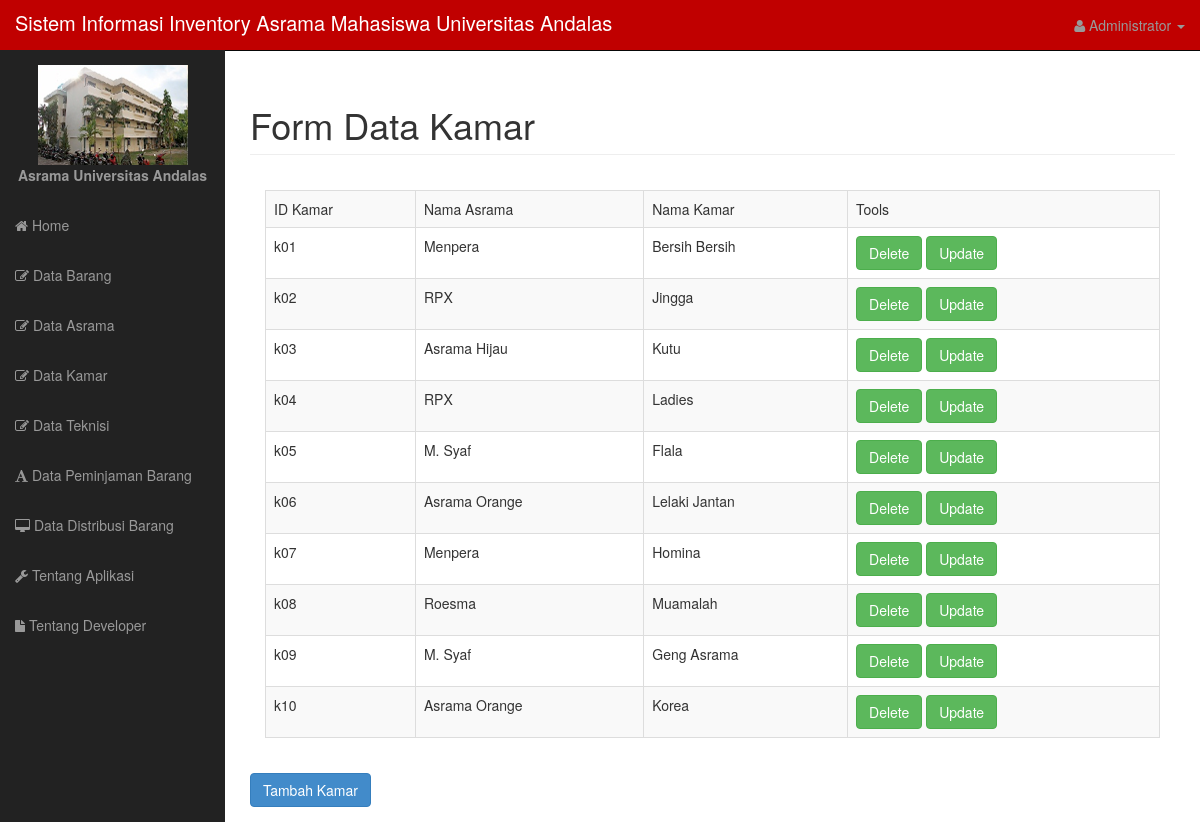
The page /home.php?p=kamar&aksi=show on the database its author committed.
### tables this page shows
CREATE TABLE IF NOT EXISTS `kamar` (
  `idKamar` varchar(12) NOT NULL DEFAULT '',
  `idAsrama` varchar(12) DEFAULT NULL,
  `namaKamar` varchar(50) DEFAULT NULL,
  PRIMARY KEY (`idKamar`),
  KEY `idAsrama` (`idAsrama`),
  KEY `idAsrama_2` (`idAsrama`),
  KEY `idKamar` (`idKamar`)
);

CREATE TABLE IF NOT EXISTS `asrama` (
  `idAsrama` varchar(12) NOT NULL DEFAULT '',
  `namaAsrama` varchar(50) DEFAULT NULL,
  PRIMARY KEY (`idAsrama`),
  KEY `idAsrama` (`idAsrama`)
);

### content/class.php (the view, shortened to what this page needs)
<?php
class app{
	public function loadContent(){
		if(!isset($_GET['p'])){
			$page="content/home.php";
		}
		else if (isset($_GET['p'])) {
			$page="content/".$_GET['p'].".php";
		}
		if(file_exists($page)){
			include($page);
		}
		else{
			echo '<script>document.location="404.php"</script>';
		}
	}
}
class kamar {
    public function showK()
    {
        $sql="select kamar.idKamar,asrama.namaAsrama,kamar.namaKamar from kamar,asrama where kamar.idAsrama=asrama.idAsrama order by kamar.idKamar";
        $result=mysql_query($sql);
		echo "<div class='panel-body'><div class='table-responsive'>";
        echo "<table class='table table-striped table-bordered table-hover'>";
		echo "<tr><td>ID Kamar</td><td>Nama Asrama</td><td>Nama Kamar</td><td>Tools</td></tr>";
		while ($data = mysql_fetch_array($result)) {
			echo "<tr><td>$data[0]</td><td>$data[1]</td><td>$data[2]</td><td><a class='btn btn-success' href='?p=kamar&aksi=delete&idk=$data[0]'>Delete</a>   <a class='btn btn-success' href='?p=kamar&aksi=update&idk=$data[0]'>Update</a></td></tr>";
		}
		echo "</table>";
        echo "</div></div>";
        echo "<a href='?p=form&aksi=kamar' class='btn btn-primary'>Tambah Kamar</a>";
    }
}
?>

### css/sb-admin.css (style rules this page uses)
body { margin-top: 50px; }

### rows shown on the page
kamar: idKamar "k01", idAsrama.namaAsrama "Menpera", namaKamar "Bersih Bersih"
kamar: idKamar "k02", idAsrama.namaAsrama "RPX", namaKamar "Jingga"
kamar: idKamar "k03", idAsrama.namaAsrama "Asrama Hijau", namaKamar "Kutu"
kamar: idKamar "k04", idAsrama.namaAsrama "RPX", namaKamar "Ladies"
kamar: idKamar "k05", idAsrama.namaAsrama "M. Syaf", namaKamar "Flala"
kamar: idKamar "k06", idAsrama.namaAsrama "Asrama Orange", namaKamar "Lelaki Jantan"
kamar: idKamar "k07", idAsrama.namaAsrama "Menpera", namaKamar "Homina"
kamar: idKamar "k08", idAsrama.namaAsrama "Roesma", namaKamar "Muamalah"
kamar: idKamar "k09", idAsrama.namaAsrama "M. Syaf", namaKamar "Geng Asrama"
kamar: idKamar "k10", idAsrama.namaAsrama "Asrama Orange", namaKamar "Korea"
